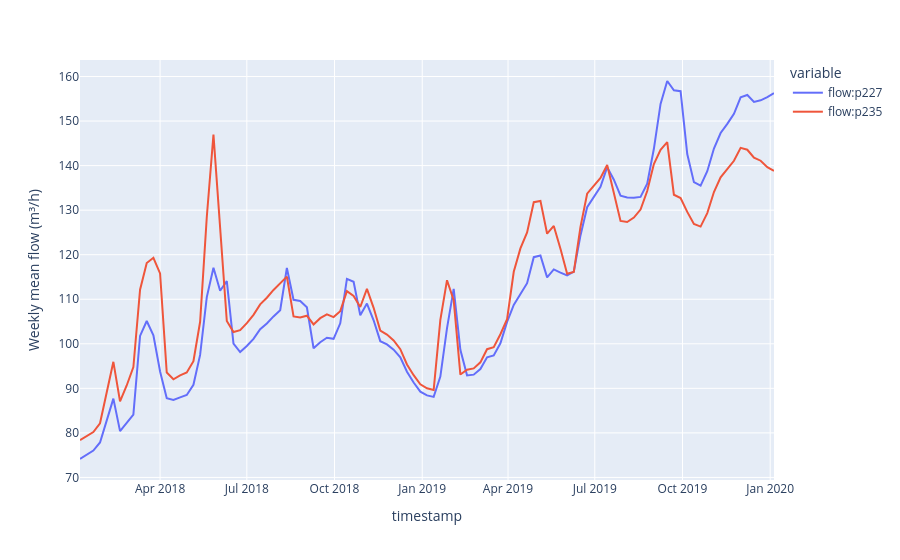

Notebook code cell kept with this figure:
### Markdown cell above
## Does the weekday pattern differ, and do weekly averages drift?

### Code cell
weekday = pd.read_csv(ROOT/'results/weekday_profiles.csv')
display(weekday[['weekday','flow:p227','flow:p235']])
weekly = pd.read_csv(ROOT/'results/weekly_means.csv')
px.line(weekly, x='timestamp', y=['flow:p227','flow:p235'], labels={'value':'Weekly mean flow (m³/h)'})
